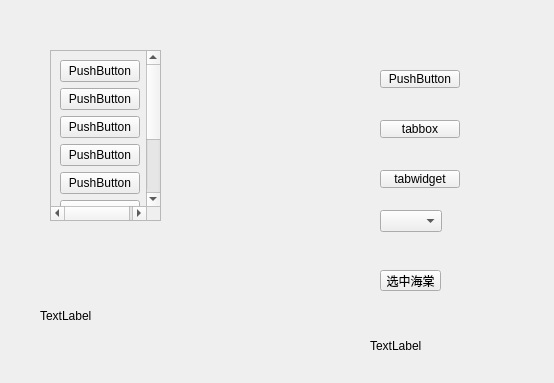
<?xml version="1.0" encoding="UTF-8"?>
<ui version="4.0">
 <class>Widget</class>
 <widget class="QWidget" name="Widget">
  <property name="geometry">
   <rect>
    <x>0</x>
    <y>0</y>
    <width>554</width>
    <height>383</height>
   </rect>
  </property>
  <property name="windowTitle">
   <string>Widget</string>
  </property>
  <widget class="QStackedWidget" name="stackedWidget">
   <property name="geometry">
    <rect>
     <x>40</x>
     <y>40</y>
     <width>291</width>
     <height>201</height>
    </rect>
   </property>
   <property name="currentIndex">
    <number>0</number>
   </property>
   <widget class="QWidget" name="page_3">
    <widget class="QScrollArea" name="scrollArea">
     <property name="geometry">
      <rect>
       <x>10</x>
       <y>10</y>
       <width>111</width>
       <height>171</height>
      </rect>
     </property>
     <property name="widgetResizable">
      <bool>true</bool>
     </property>
     <widget class="QWidget" name="scrollAreaWidgetContents">
      <property name="geometry">
       <rect>
        <x>0</x>
        <y>0</y>
        <width>99</width>
        <height>206</height>
       </rect>
      </property>
      <layout class="QVBoxLayout" name="verticalLayout">
       <item>
        <widget class="QPushButton" name="pushButton">
         <property name="text">
          <string>PushButton</string>
         </property>
        </widget>
       </item>
       <item>
        <widget class="QPushButton" name="pushButton_5">
         <property name="text">
          <string>PushButton</string>
         </property>
        </widget>
       </item>
       <item>
        <widget class="QPushButton" name="pushButton_2">
         <property name="text">
          <string>PushButton</string>
         </property>
        </widget>
       </item>
       <item>
        <widget class="QPushButton" name="pushButton_3">
         <property name="text">
          <string>PushButton</string>
         </property>
        </widget>
       </item>
       <item>
        <widget class="QPushButton" name="pushButton_4">
         <property name="text">
          <string>PushButton</string>
         </property>
        </widget>
       </item>
       <item>
        <widget class="QPushButton" name="pushButton_6">
         <property name="text">
          <string>PushButton</string>
         </property>
        </widget>
       </item>
       <item>
        <widget class="QPushButton" name="pushButton_7">
         <property name="text">
          <string>PushButton</string>
         </property>
        </widget>
       </item>
       <item>
        <widget class="QPushButton" name="pushButton_9">
         <property name="text">
          <string>PushButton</string>
         </property>
        </widget>
       </item>
       <item>
        <widget class="QPushButton" name="pushButton_8">
         <property name="text">
          <string>PushButton</string>
         </property>
        </widget>
       </item>
      </layout>
     </widget>
    </widget>
   </widget>
   <widget class="QWidget" name="page_4">
    <widget class="QToolBox" name="toolBox">
     <property name="geometry">
      <rect>
       <x>10</x>
       <y>20</y>
       <width>131</width>
       <height>211</height>
      </rect>
     </property>
     <property name="currentIndex">
      <number>0</number>
     </property>
     <widget class="QWidget" name="page">
      <property name="geometry">
       <rect>
        <x>0</x>
        <y>0</y>
        <width>131</width>
        <height>163</height>
       </rect>
      </property>
      <attribute name="label">
       <string>家人</string>
      </attribute>
     </widget>
     <widget class="QWidget" name="page_2">
      <property name="geometry">
       <rect>
        <x>0</x>
        <y>0</y>
        <width>100</width>
        <height>30</height>
       </rect>
      </property>
      <attribute name="label">
       <string>朋友</string>
      </attribute>
     </widget>
    </widget>
   </widget>
   <widget class="QWidget" name="page_5">
    <widget class="QTabWidget" name="tabWidget">
     <property name="geometry">
      <rect>
       <x>10</x>
       <y>20</y>
       <width>241</width>
       <height>221</height>
      </rect>
     </property>
     <property name="currentIndex">
      <number>2</number>
     </property>
     <widget class="QWidget" name="tab">
      <attribute name="title">
       <string>百度</string>
      </attribute>
     </widget>
     <widget class="QWidget" name="tab_2">
      <attribute name="title">
       <string>谷歌</string>
      </attribute>
     </widget>
     <widget class="QWidget" name="tab_3">
      <attribute name="title">
       <string>newbing</string>
      </attribute>
     </widget>
    </widget>
   </widget>
  </widget>
  <widget class="QPushButton" name="Button">
   <property name="geometry">
    <rect>
     <x>380</x>
     <y>70</y>
     <width>80</width>
     <height>18</height>
    </rect>
   </property>
   <property name="text">
    <string>PushButton</string>
   </property>
  </widget>
  <widget class="QPushButton" name="buttonTabBox">
   <property name="geometry">
    <rect>
     <x>380</x>
     <y>120</y>
     <width>80</width>
     <height>18</height>
    </rect>
   </property>
   <property name="text">
    <string>tabbox</string>
   </property>
  </widget>
  <widget class="QPushButton" name="ButtonTabWidget">
   <property name="geometry">
    <rect>
     <x>380</x>
     <y>170</y>
     <width>80</width>
     <height>18</height>
    </rect>
   </property>
   <property name="text">
    <string>tabwidget</string>
   </property>
  </widget>
  <widget class="QComboBox" name="comboBox">
   <property name="geometry">
    <rect>
     <x>380</x>
     <y>210</y>
     <width>62</width>
     <height>22</height>
    </rect>
   </property>
  </widget>
  <widget class="QPushButton" name="btnSelect">
   <property name="geometry">
    <rect>
     <x>380</x>
     <y>270</y>
     <width>61</width>
     <height>21</height>
    </rect>
   </property>
   <property name="text">
    <string>选中海棠</string>
   </property>
  </widget>
  <widget class="QLabel" name="labelImage">
   <property name="geometry">
    <rect>
     <x>370</x>
     <y>310</y>
     <width>151</width>
     <height>71</height>
    </rect>
   </property>
   <property name="text">
    <string>TextLabel</string>
   </property>
  </widget>
  <widget class="QLabel" name="labelMovie">
   <property name="geometry">
    <rect>
     <x>40</x>
     <y>250</y>
     <width>151</width>
     <height>131</height>
    </rect>
   </property>
   <property name="text">
    <string>TextLabel</string>
   </property>
  </widget>
 </widget>
 <resources/>
 <connections/>
</ui>
